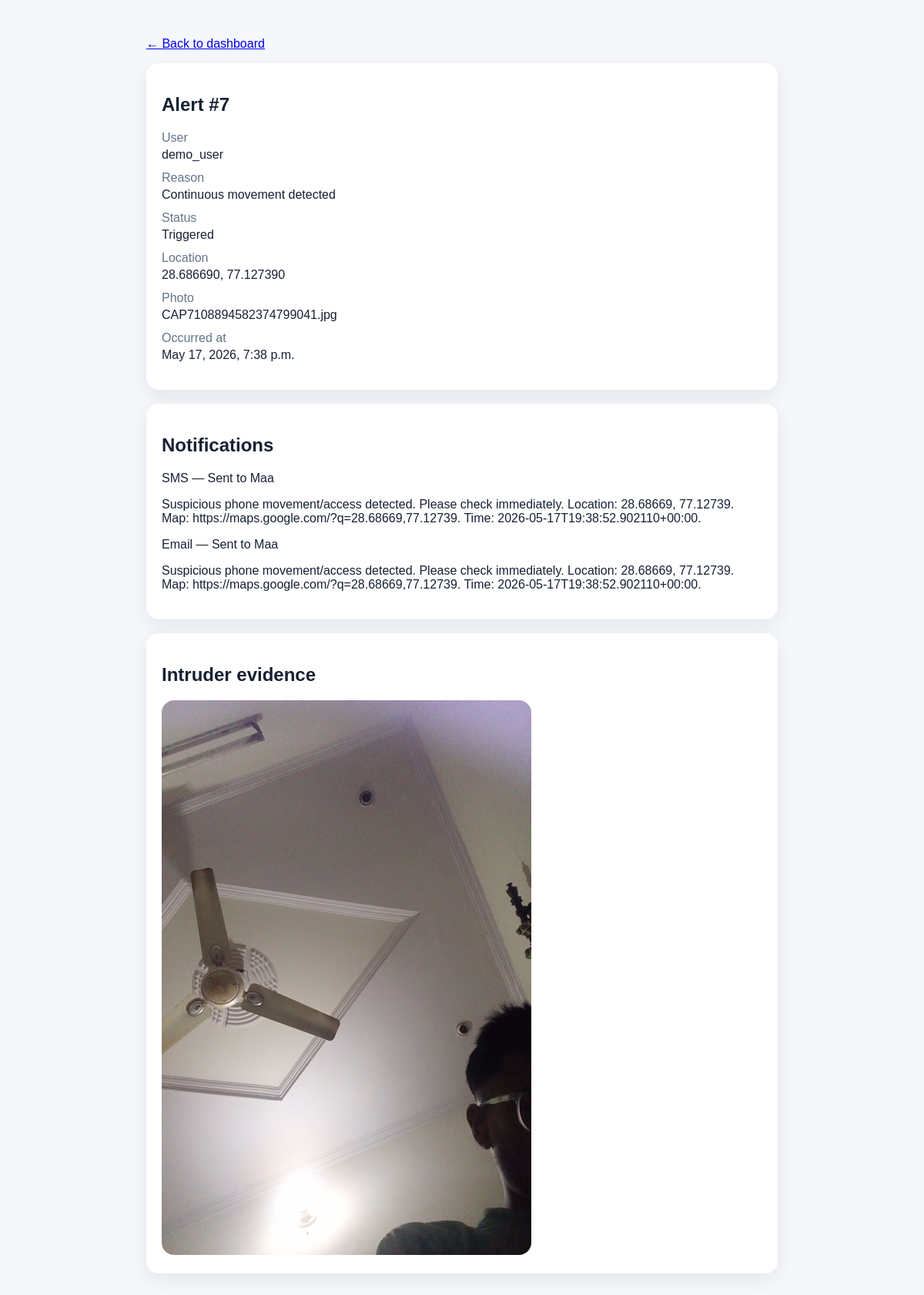
Page /api/alerts/7/ on the committed database.
### alerts/models.py (models this page shows, shortened)
class Alert(models.Model):
    class Status(models.TextChoices):
        TRIGGERED = "triggered", "Triggered"
        CANCELLED = "cancelled", "Cancelled"
    user = models.ForeignKey(User, on_delete=models.CASCADE, related_name="alerts")
    reason = models.CharField(max_length=255)
    status = models.CharField(max_length=20, choices=Status.choices, default=Status.TRIGGERED)
    latitude = models.DecimalField(max_digits=9, decimal_places=6, null=True, blank=True)
    longitude = models.DecimalField(max_digits=9, decimal_places=6, null=True, blank=True)
    photo_path = models.CharField(max_length=500, blank=True)
    photo = models.ImageField(upload_to="intruder_photos/", blank=True, null=True)
    occurred_at = models.DateTimeField()
    created_at = models.DateTimeField(auto_now_add=True)
    class Meta:
        ordering = ["-occurred_at"]

class NotificationRecord(models.Model):
    class Channel(models.TextChoices):
        SMS = "sms", "SMS"
        PUSH = "push", "Push"
        EMAIL = "email", "Email"
    class Status(models.TextChoices):
        QUEUED = "queued", "Queued"
        SENT = "sent", "Sent"
        FAILED = "failed", "Failed"
    alert = models.ForeignKey(Alert, on_delete=models.CASCADE, related_name="notifications")
    contact = models.ForeignKey(
        EmergencyContact,
        on_delete=models.SET_NULL,
        null=True,
        blank=True,
        related_name="notifications",
    )
    channel = models.CharField(max_length=20, choices=Channel.choices, default=Channel.SMS)
    status = models.CharField(max_length=20, choices=Status.choices, default=Status.QUEUED)
    message = models.TextField()
    sent_at = models.DateTimeField(null=True, blank=True)
    error_message = models.TextField(blank=True)
    created_at = models.DateTimeField(auto_now_add=True)
    class Meta:
        ordering = ["-created_at"]

class EmergencyContact(models.Model):
    user = models.ForeignKey(User, on_delete=models.CASCADE, related_name="emergency_contacts")
    name = models.CharField(max_length=120)
    phone_number = models.CharField(max_length=30)
    email = models.EmailField(blank=True)
    relationship = models.CharField(max_length=80, blank=True)
    is_primary = models.BooleanField(default=True)
    created_at = models.DateTimeField(auto_now_add=True)
    class Meta:
        ordering = ["-is_primary", "name"]

### alerts/views.py (the view)
# urls.py: path("alerts/<int:alert_id>/", views.alert_detail, name="alert_detail"),
@require_http_methods(["GET"])
def alert_detail(request, alert_id):
    alert = Alert.objects.select_related("user").prefetch_related(
        "notifications"
    ).filter(pk=alert_id).first()
    if alert is None:
        return JsonResponse({"error": "Alert not found."}, status=404)
    return render(request, "alerts/alert_detail.html", {"alert": alert})

### alerts/templates/alerts/alert_detail.html (shortened to what this page needs)
<!doctype html>
<html lang="en">
<head>
</head>
<body>
  <div class="wrap">
    <p><a href="/api/dashboard/">← Back to dashboard</a></p>
    <section class="card">
      <h1>Alert #{{ alert.id }}</h1>
      <dl>
        <dt>User</dt><dd>{{ alert.user.username }}</dd>
        <dt>Reason</dt><dd>{{ alert.reason }}</dd>
        <dt>Status</dt><dd>{{ alert.get_status_display }}</dd>
        <dt>Location</dt><dd>{{ alert.latitude|default:"-" }}, {{ alert.longitude|default:"-" }}</dd>
        <dt>Photo</dt><dd>{{ alert.photo_path|default:"-" }}</dd>
        <dt>Occurred at</dt><dd>{{ alert.occurred_at }}</dd>
      </dl>
    </section>
    <section class="card">
      <h2>Notifications</h2>
      {% for notification in alert.notifications.all %}
        <p>
          {{ notification.get_channel_display }} —
          {{ notification.get_status_display }}
          {% if notification.contact %}to {{ notification.contact.name }}{% endif %}
        </p>
        <p>{{ notification.message }}</p>
      {% empty %}
        <p>No notifications created.</p>
      {% endfor %}
    </section>
    {% if alert.photo %}
      <section class="card">
        <h2>Intruder evidence</h2>
        <img src="{{ alert.photo.url }}" alt="Intruder evidence" style="max-width: 100%; border-radius: 16px;">
      </section>
    {% endif %}
  </div>
</body>
</html>

### alerts/templates/alerts/alert_detail.html (style rules this page uses)
body { font-family: Arial, sans-serif; margin: 0; background: #f5f7fb; color: #172033; }
.wrap { max-width: 820px; margin: 0 auto; padding: 32px 20px; }
.card { background: white; border-radius: 16px; padding: 20px; margin-bottom: 18px; box-shadow: 0 8px 24px rgba(15, 23, 42, .08); }
dt { color: #64748b; margin-top: 12px; }
dd { margin: 4px 0 0; }

### rows in the picture
Alert: id "7", user.username "demo_user", reason "Continuous movement detected", status "Triggered", latitude "28.686690", longitude "77.127390", photo_path "CAP7108894582374799041.jpg", occurred_at "May 17, 2026, 7:38 p.m.", photo (picture)
NotificationRecord: channel "SMS", status "Sent", contact.name "Maa", message "Suspicious phone movement/access detected. Please check immediately. Location: 28.68669, 77.12739. Map: https://maps.google.com/?q=28.68669,77.12739. Time: 2026-05-17T19:38:52.902110+00:00."
NotificationRecord: channel "Email", status "Sent", contact.name "Maa", message "Suspicious phone movement/access detected. Please check immediately. Location: 28.68669, 77.12739. Map: https://maps.google.com/?q=28.68669,77.12739. Time: 2026-05-17T19:38:52.902110+00:00."
